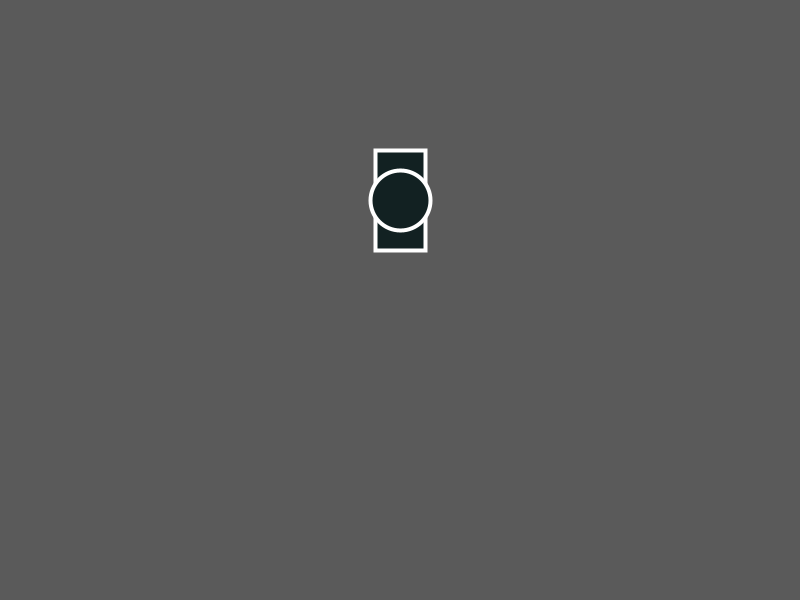
Frame 1 (no input)
Frame 60 (the mouse pressed at the canvas centre just before this capture): identical to frame 1, image omitted
Frame 120 (the mouse held since frame 60 and released just before this capture): identical to frame 1, image omitted

The Processing sketch that drew this single still picture (run headless with seeded random() and noise(); from frame 60 on, the mouse is pressed at the canvas centre):

// Processing sketch: progEx2
// ── progEx2.pde
void setup() {
  size(800, 600);
}

void draw() {
  background(90);
  displayThing(width/2, 200);
}

void displayThing(float x, float y) {
  push();
  translate(x, y);
  rectMode(CENTER);
  fill(#122122);
  strokeWeight(4);
  stroke(255);
  rect(0, 0, 50, 100);
  ellipse(0, 0, 60, 60);
  pop();
}
